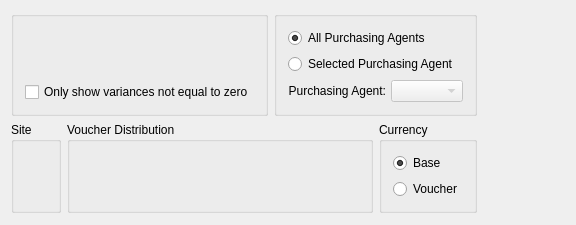
<?xml version="1.0" encoding="UTF-8"?>
<ui version="4.0">
 <comment>This file is part of the xTuple ERP: PostBooks Edition, a free and
open source Enterprise Resource Planning software suite,
Copyright (c) 1999-2011 by OpenMFG LLC, d/b/a xTuple.
It is licensed to you under the Common Public Attribution License
version 1.0, the full text of which (including xTuple-specific Exhibits)
is available at www.xtuple.com/CPAL.  By using this software, you agree
to be bound by its terms.</comment>
 <class>dspPoPriceVariancesByVendor</class>
 <widget class="QWidget" name="dspPoPriceVariancesByVendor">
  <property name="geometry">
   <rect>
    <x>0</x>
    <y>0</y>
    <width>576</width>
    <height>225</height>
   </rect>
  </property>
  <property name="windowTitle">
   <string>Purchase Price Variances by Vendor</string>
  </property>
  <layout class="QHBoxLayout" name="horizontalLayout">
   <item>
    <layout class="QVBoxLayout" name="verticalLayout_2">
     <property name="spacing">
      <number>0</number>
     </property>
     <item>
      <layout class="QGridLayout" name="gridLayout_5">
       <item row="0" column="0">
        <widget class="QGroupBox" name="_dateGroup_2">
         <property name="title">
          <string/>
         </property>
         <layout class="QGridLayout" name="gridLayout_4">
          <item row="0" column="0">
           <widget class="VendorGroup" name="_vendorGroup"/>
          </item>
          <item row="1" column="0">
           <widget class="XCheckBox" name="_notZero">
            <property name="text">
             <string>Only show variances not equal to zero</string>
            </property>
           </widget>
          </item>
         </layout>
        </widget>
       </item>
       <item row="0" column="1">
        <widget class="QGroupBox" name="_agentGroup">
         <property name="title">
          <string/>
         </property>
         <layout class="QGridLayout" name="gridLayout_3">
          <item row="0" column="0">
           <widget class="QRadioButton" name="_allPurchasingAgents">
            <property name="text">
             <string>All Purchasing Agents</string>
            </property>
            <property name="checked">
             <bool>true</bool>
            </property>
           </widget>
          </item>
          <item row="1" column="0">
           <widget class="QRadioButton" name="_selectedPurchasingAgent">
            <property name="text">
             <string>Selected Purchasing Agent</string>
            </property>
           </widget>
          </item>
          <item row="2" column="0">
           <layout class="QHBoxLayout">
            <property name="spacing">
             <number>5</number>
            </property>
            <item>
             <widget class="QLabel" name="_agentLit">
              <property name="text">
               <string>Purchasing Agent:</string>
              </property>
              <property name="alignment">
               <set>Qt::AlignRight|Qt::AlignTrailing|Qt::AlignVCenter</set>
              </property>
             </widget>
            </item>
            <item>
             <widget class="XComboBox" name="_agent">
              <property name="enabled">
               <bool>false</bool>
              </property>
              <property name="sizePolicy">
               <sizepolicy hsizetype="Expanding" vsizetype="Fixed">
                <horstretch>0</horstretch>
                <verstretch>0</verstretch>
               </sizepolicy>
              </property>
             </widget>
            </item>
           </layout>
          </item>
         </layout>
        </widget>
       </item>
       <item row="1" column="0" colspan="2">
        <layout class="QHBoxLayout" name="horizontalLayout_2">
         <item>
          <widget class="WarehouseGroup" name="_warehouse">
           <property name="title">
            <string>Site</string>
           </property>
           <property name="fixedSize">
            <bool>false</bool>
           </property>
          </widget>
         </item>
         <item>
          <widget class="QGroupBox" name="_dateGroup">
           <property name="title">
            <string>Voucher Distribution</string>
           </property>
           <layout class="QGridLayout" name="gridLayout_2">
            <item row="0" column="0">
             <widget class="DateCluster" name="_dates"/>
            </item>
            <item row="0" column="1">
             <spacer name="horizontalSpacer_3">
              <property name="orientation">
               <enum>Qt::Horizontal</enum>
              </property>
              <property name="sizeHint" stdset="0">
               <size>
                <width>40</width>
                <height>20</height>
               </size>
              </property>
             </spacer>
            </item>
           </layout>
          </widget>
         </item>
         <item>
          <widget class="QGroupBox" name="_currencyGroup">
           <property name="title">
            <string>Currency</string>
           </property>
           <layout class="QVBoxLayout" name="verticalLayout">
            <item>
             <widget class="QRadioButton" name="_baseCurr">
              <property name="text">
               <string>Base</string>
              </property>
              <property name="checked">
               <bool>true</bool>
              </property>
             </widget>
            </item>
            <item>
             <widget class="QRadioButton" name="_voCurr">
              <property name="text">
               <string>Voucher</string>
              </property>
             </widget>
            </item>
           </layout>
          </widget>
         </item>
        </layout>
       </item>
      </layout>
     </item>
     <item>
      <spacer name="verticalSpacer">
       <property name="orientation">
        <enum>Qt::Vertical</enum>
       </property>
       <property name="sizeHint" stdset="0">
        <size>
         <width>20</width>
         <height>0</height>
        </size>
       </property>
      </spacer>
     </item>
    </layout>
   </item>
   <item>
    <spacer name="horizontalSpacer">
     <property name="orientation">
      <enum>Qt::Horizontal</enum>
     </property>
     <property name="sizeHint" stdset="0">
      <size>
       <width>63</width>
       <height>20</height>
      </size>
     </property>
    </spacer>
   </item>
  </layout>
 </widget>
 <layoutdefault spacing="6" margin="11"/>
 <pixmapfunction>qPixmapFromMimeSource</pixmapfunction>
 <customwidgets>
  <customwidget>
   <class>DateCluster</class>
   <extends>QWidget</extends>
   <header>datecluster.h</header>
  </customwidget>
  <customwidget>
   <class>VendorGroup</class>
   <extends>QWidget</extends>
   <header>vendorgroup.h</header>
  </customwidget>
  <customwidget>
   <class>WarehouseGroup</class>
   <extends>QGroupBox</extends>
   <header>warehousegroup.h</header>
  </customwidget>
  <customwidget>
   <class>XCheckBox</class>
   <extends>QCheckBox</extends>
   <header>xcheckbox.h</header>
  </customwidget>
  <customwidget>
   <class>XComboBox</class>
   <extends>QComboBox</extends>
   <header>xcombobox.h</header>
  </customwidget>
 </customwidgets>
 <tabstops>
  <tabstop>_warehouse</tabstop>
  <tabstop>_dates</tabstop>
  <tabstop>_allPurchasingAgents</tabstop>
  <tabstop>_agent</tabstop>
 </tabstops>
 <resources/>
 <connections>
  <connection>
   <sender>_selectedPurchasingAgent</sender>
   <signal>toggled(bool)</signal>
   <receiver>_agent</receiver>
   <slot>setEnabled(bool)</slot>
   <hints>
    <hint type="sourcelabel">
     <x>20</x>
     <y>20</y>
    </hint>
    <hint type="destinationlabel">
     <x>20</x>
     <y>20</y>
    </hint>
   </hints>
  </connection>
 </connections>
</ui>
